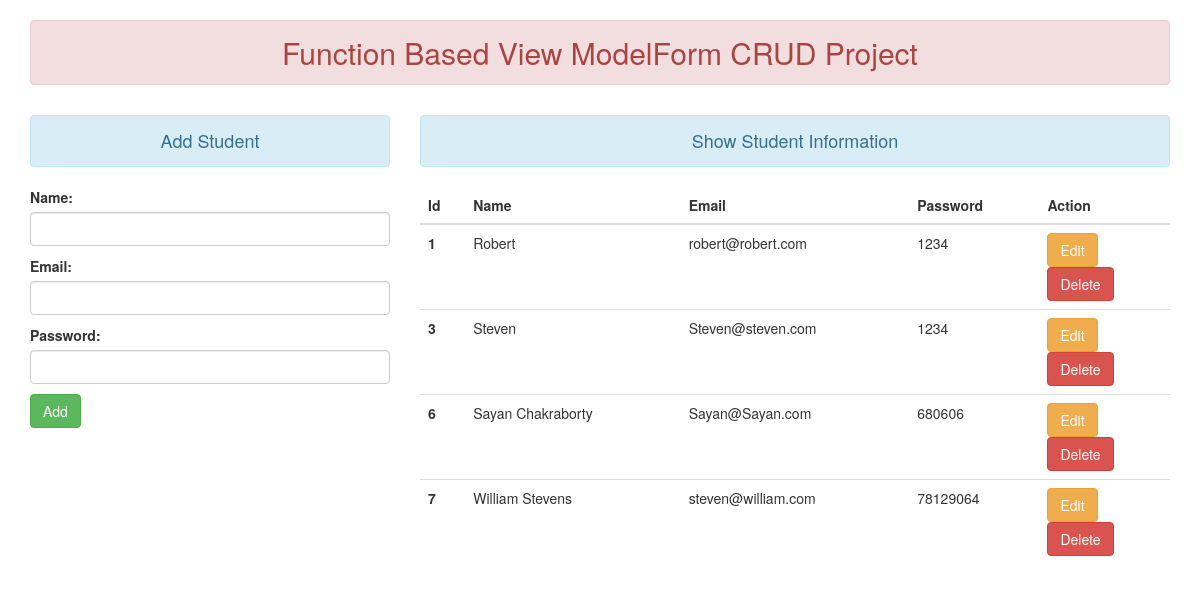
The page / on the database its author committed.
### enroll/models.py (models this page shows)
class User(models.Model):
    name = models.CharField(max_length=100)
    email = models.EmailField(max_length=100)
    password = models.CharField(max_length=100)

### enroll/views.py (the view)
# urls.py: path('', views.add_show),
def add_show(request):
    if request.method == 'POST':
        form_object = StudentRegistration(request.POST)
        if form_object.is_valid():
            name = form_object.cleaned_data['name']
            email = form_object.cleaned_data['email']
            password = form_object.cleaned_data['password']
            register_user = User(name=name, email=email, password=password)
            register_user.save() #This is another method for saving to database
            form_object = StudentRegistration()
    else:
        form_object = StudentRegistration()
    students_data_all = User.objects.all()
    return render(request, 'enroll/addandshow.html', {'form': form_object, 'stu': students_data_all})

### enroll/forms.py
class StudentRegistration(forms.ModelForm): #This is a Django ModelForm
    class Meta:
        model = User
        fields = ['name', 'email', 'password']
        widgets = {
            'name': forms.TextInput(attrs={'class': 'form-control'}),
            'email': forms.EmailInput(attrs={'class': 'form-control'}),
            'password': forms.PasswordInput(render_value=True, attrs={'class': 'form-control'}),
        }

### enroll/templates/enroll/addandshow.html (shortened to what this page needs)
{% extends 'enroll/base.html' %}
{% block content %}
<div class="row">
    <div class="col-sm-4">
        <h4 class="text-center alert alert-info">Add Student</h4>
        <form action="" method="POST">
            {{form.as_p}}
            <input type="submit" class="btn btn-success" value="Add">
        </form>
    </div>
    <div class="col-sm-8">
        <h4 class="text-center alert alert-info">Show Student Information</h4>
        {% if stu %}
            <table class="table table-hover">
                <thead>
                    <tr>
                        <th scope="col">Id</th>
                        <th scope="col">Name</th>
                        <th scope="col">Email</th>
                        <th scope="col">Password</th>
                        <th scope="col">Action</th>
                    </tr>
                </thead>
                <tbody>
                    {% for st in stu %}
                        <tr>
                            <th scope="row">{{st.id}}</td>
                            <td>{{st.name}}</td>
                            <td>{{st.email}}</td>
                            <td>{{st.password}}</td>
                            <td>
                                <a href="{% url 'edit' st.id %}" class="btn btn-warning btn">Edit</a>
                                <form action="{% url 'delete' st.id %}" method="post" class="d-inline">
                                    <input type="submit" class="btn btn-danger" value="Delete">
                                </form>
                            </td>
                        </tr>
                    {% endfor %}
                </tbody>
            </table>
        {% else %}
            <h4 class="text-center alert alert-warning">No Records Found</h4>
        {% endif %}
    </div>
</div>
{% endblock content %}

### enroll/templates/enroll/base.html (shortened to what this page needs)
<!DOCTYPE html>
{% load static %}
<html lang="en">
    <head>
        <link rel="stylesheet" href="{% static 'enroll/css/bootstrap.css' %}">
    </head>
    <body>
        <div class="container mt-5">
            <h2 class="text-center alert alert-danger">Function Based View ModelForm CRUD Project</h2>
            {% block content %} {% endblock content %}
        </div>
    </body>
</html>

### rows shown on the page
User: id "1", name "Robert", email "robert@robert.com", password "1234"
User: id "3", name "Steven", email "Steven@steven.com", password "1234"
User: id "6", name "Sayan Chakraborty", email "Sayan@Sayan.com", password "680606"
User: id "7", name "William Stevens", email "steven@william.com", password "78129064"
